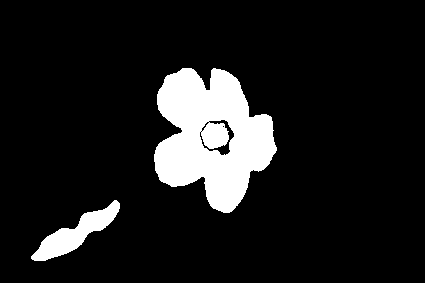
#> input picture assignment-2-filtering/mask1.png, 425 x 283 px, found by its file name
$ python myMainScript.py   (older library calls are emulated)
#> lines starting #> are read from the running program, lines starting #| are printed output that depends on the picture; after the words box and inside, x2 and y2 are one past the last pixel; in counts of white or black regions, pixels touching at a corner belong together
import numpy as np
from matplotlib import pyplot as plt
from PIL import Image

from mySpatiallyVaryingKernel import min_dist, blur_helper, make_kernel


def make_rmap(img, mask, threshold):
    h, w = mask.shape
    r_map = np.zeros((h, w), np.int)
    for y in range(h):
        for x in range(w):
            if mask[y, x] == 0:
                r_map[y, x] = min_dist(x, y, mask, threshold)
        print('{:.02f}%'.format((y+1)*100/h), end='\r')
    print('\nRadius map calculated succesfully :)', flush='True')
    return r_map

print('\nRunning time of complete script ~ 6 mins\nBird.jpg consumes 90%% of this time\n')


mask1 = np.array(Image.open('../data/mask1.png').resize((212, 141)))
img1 = np.array(Image.open('../data/flower.jpg').resize((212, 141)))
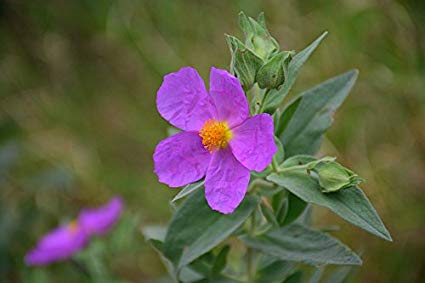
#> input picture assignment-2-filtering/1/data/flower.jpg, 425 x 283 px
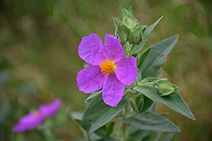
#> img1: shape (141, 212, 3); mean R, G, B 95.6, 92.7, 71.1

mask2 = np.array(Image.open('../data/mask2.png').resize((550, 366)))
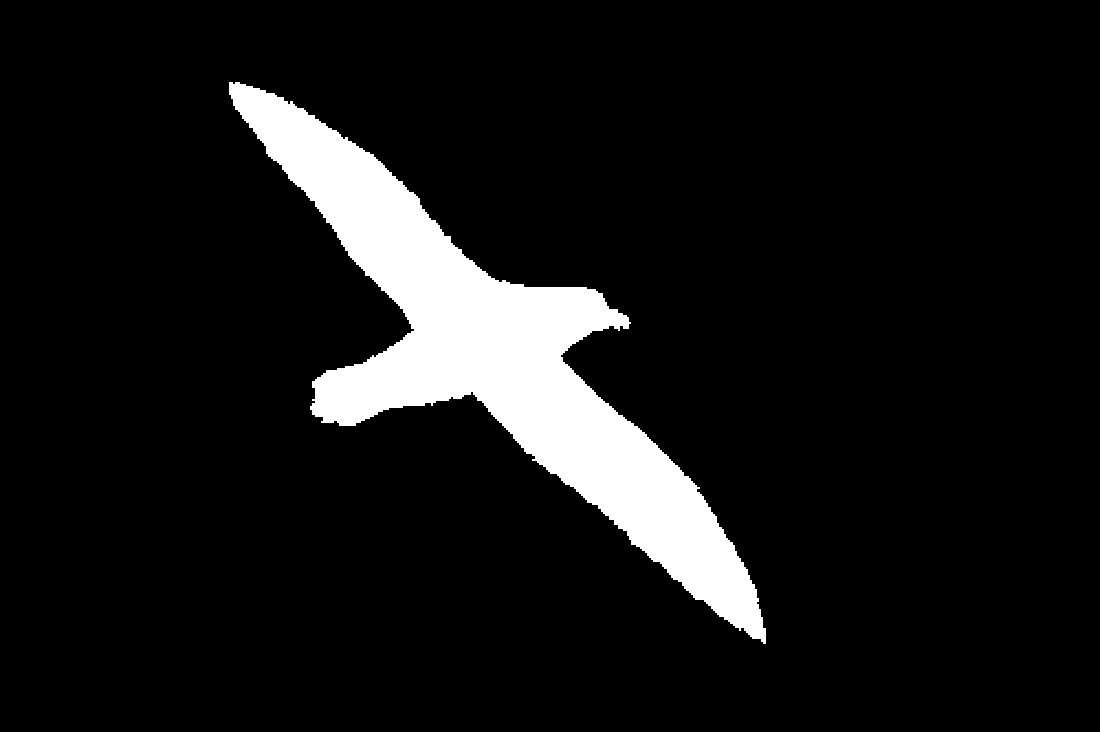
#> input picture assignment-2-filtering/1/data/mask2.png, 1100 x 732 px
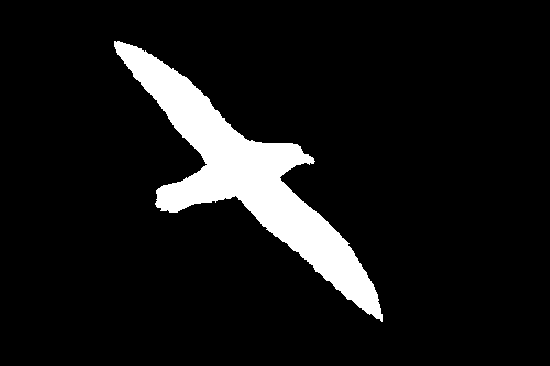
#> mask2: shape (366, 550) bool; 8.7% white; 1 white region, box (x1, y1, x2, y2) and area: (114, 41, 383, 322) 17525
img2 = np.array(Image.open('../data/bird.jpg').resize((550, 366)))
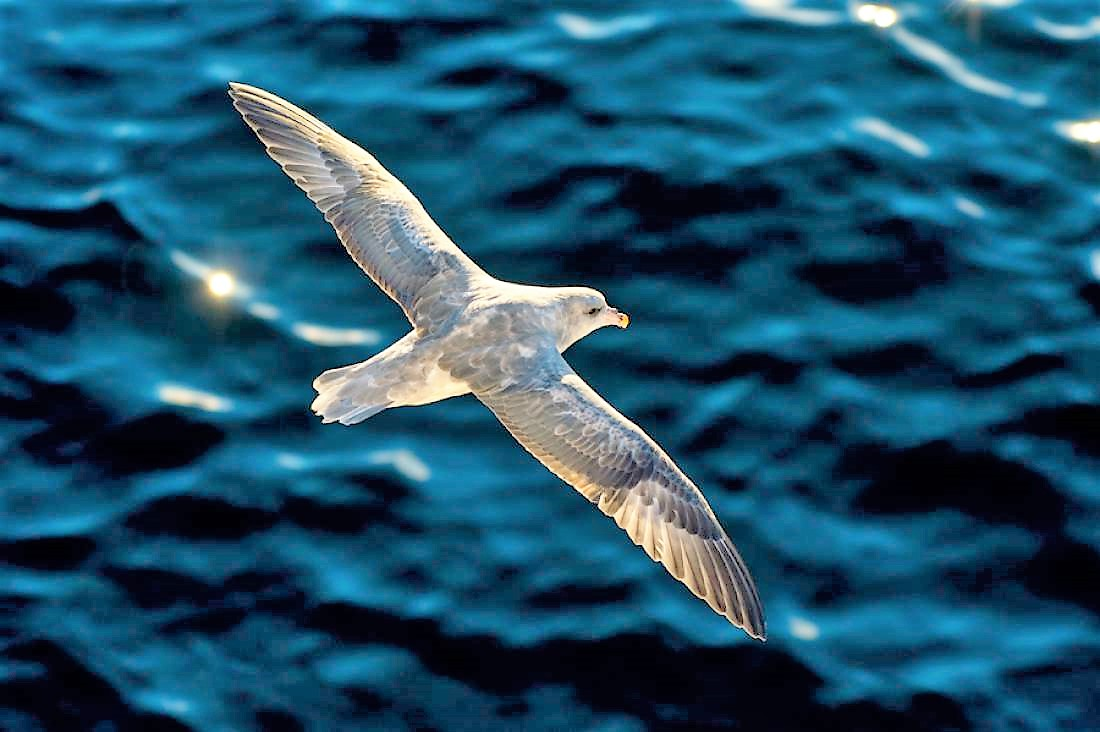
#> input picture assignment-2-filtering/1/data/bird.jpg, 1100 x 732 px


# Part 1
plt.figure()
plt.subplot(231)
plt.imshow(mask1, cmap='gray')
plt.subplot(232)
#> (the run stopped early here; a loop or call above may not have finished)
